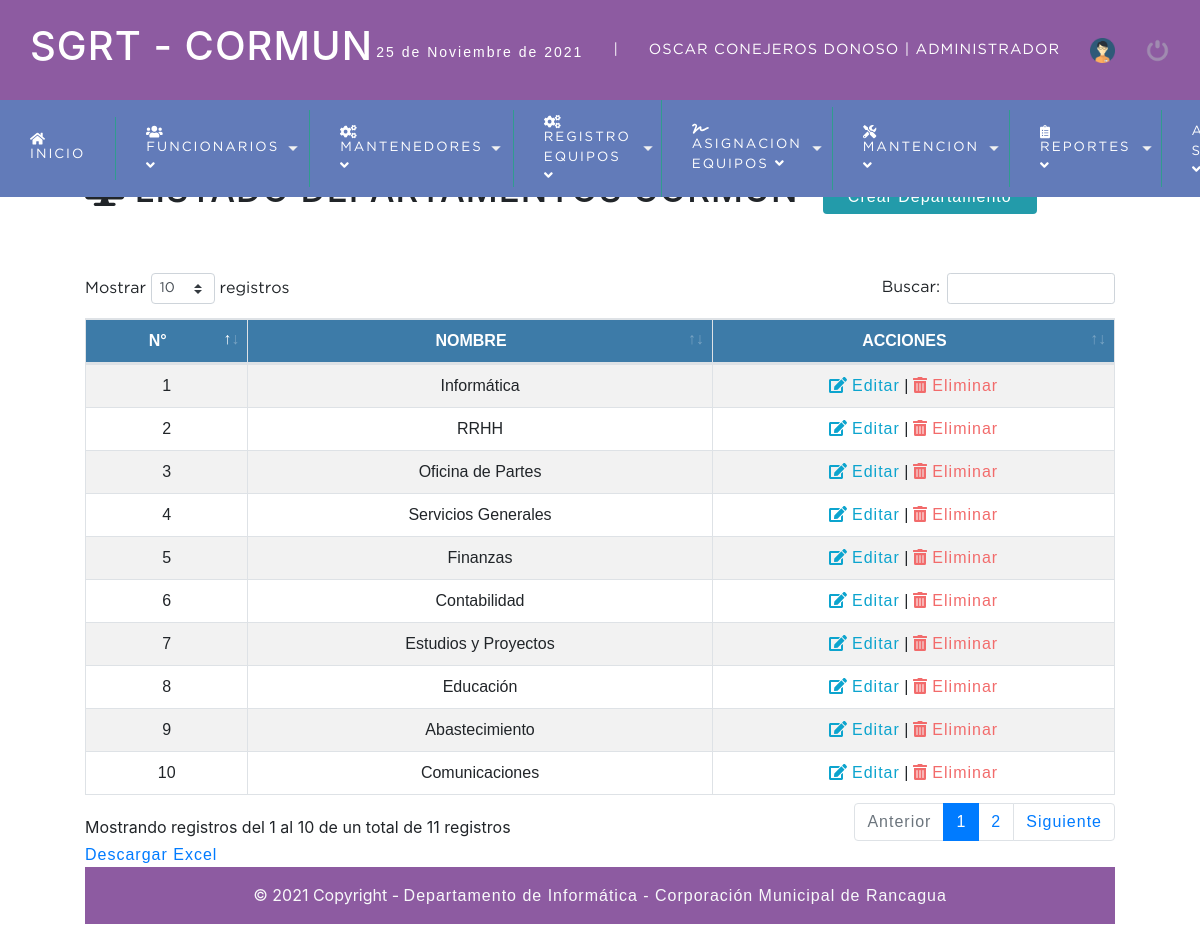
Page /sistema/listado_departamentos.php (signed in) on the committed database.
### tables this page shows
CREATE TABLE `departamentos` (
  `id_depto` int(11) NOT NULL,
  `nom_depto` varchar(40) NOT NULL,
  `estatus_depto` int(11) NOT NULL DEFAULT 1
);

### sistema/listado_departamentos.php (the view, shortened to what this page needs)
<?php
include "../conexion.php";
?>
<DOCTYPE html>
<html lang="es">
<head>
	<?php
		include "includes/scripts.php";
	?>
</head>
<body>
<?php include "includes/header.php";	?>
	<section id="container">
		<h1><i class="fas fa-desktop"></i> LISTADO DEPARTAMENTOS CORMUN</h1>
        <a href="registro_departamentos.php" class="btn_new">Crear Departamento</a>
        <?php
            $SQL_READ = "SELECT * FROM departamentos WHERE estatus_depto = 1";
            $sql_query = mysqli_query($conection,$SQL_READ);
        ?>
	<br>
	<br>
	<div class="container-fluid">
		<div class="row">
            <div class="table-responsive">
                    <table id="example" class="table table-striped table-bordered">
                        <thead>
                            <tr>
                                <th>N°</th>
                                <th>NOMBRE</th>
                                <th>ACCIONES</th>
                            </tr>
                        </thead>
                        <tbody>
                            <?php
                            while ($row= mysqli_fetch_array($sql_query)){?>
                                <tr>
                                    <td><?= $row['id_depto']?></td>
                                    <td><?= $row['nom_depto']?></td>
                                    <td>
                                        <a class ="link_edit" href="editar_departamentos.php?id=<?php echo $row["id_depto"]  ?>"><i class="fas fa-edit"></i> Editar</a>
                                        |
                                        <a class ="link_delete" href="eliminar_confirmar_departamentos.php?id=<?php echo $row["id_depto"]  ?>"><i class="fas fa-trash-alt"></i> Eliminar</a>
                                    </td>
                                </tr>
                            <?php } ?>
                        </tbody>
                </table>
            </div>
		</div>
	</div>
    <a href="excel_fun.php">Descargar Excel </a>
    <?php include "includes/footer.php";	?>
</body>
</html>

### sistema/css/style.css (style rules this page uses)
* { margin: 0; padding: 0; box-sizing: border-box; }
body { background: #bdb7b7; }
h1, h2, h3, h4, h5, h6 { font-family: 'arial'; font-weight: bold; letter-spacing: 1px; }
h1 { font-size: 26px; }
a { text-decoration: none; font-family: arial; letter-spacing: 1px; }
#container { padding: 160px 85px 15px 85px; }
#container h1 { font-size: 35px; display: inline-block; }
.btn_new { display: inline-block; background: #239baa; color: #fff; padding: 5px 25px; border-radius: 4px; margin: 20px; }
table { border-collapse: collapse; font-size: 12pt; font-family: 'arial'; width: 100%; }
table th { text-align: center; padding: 10px; background: #3d7ba8; color: #fff; }
table tr:nth-child(odd) { background: #fff; }
table td { padding: 10px; text-align: center; }
.link_edit { color: #0ca4ce; }
.link_delete { color: #f26b6b; }

### rows in the picture
departamentos: id_depto "1", nom_depto "Informática"
departamentos: id_depto "2", nom_depto "RRHH"
departamentos: id_depto "3", nom_depto "Oficina de Partes"
departamentos: id_depto "4", nom_depto "Servicios Generales"
departamentos: id_depto "5", nom_depto "Finanzas"
departamentos: id_depto "6", nom_depto "Contabilidad"
departamentos: id_depto "7", nom_depto "Estudios y Proyectos"
departamentos: id_depto "8", nom_depto "Educación"
departamentos: id_depto "9", nom_depto "Abastecimiento"
departamentos: id_depto "10", nom_depto "Comunicaciones"

### other values in the picture
fechaC() "25 de Noviembre de 2021"
$_SESSION['nombre'] "OSCAR CONEJEROS DONOSO"
$_SESSION['rol_Nom'] "ADMINISTRADOR"
